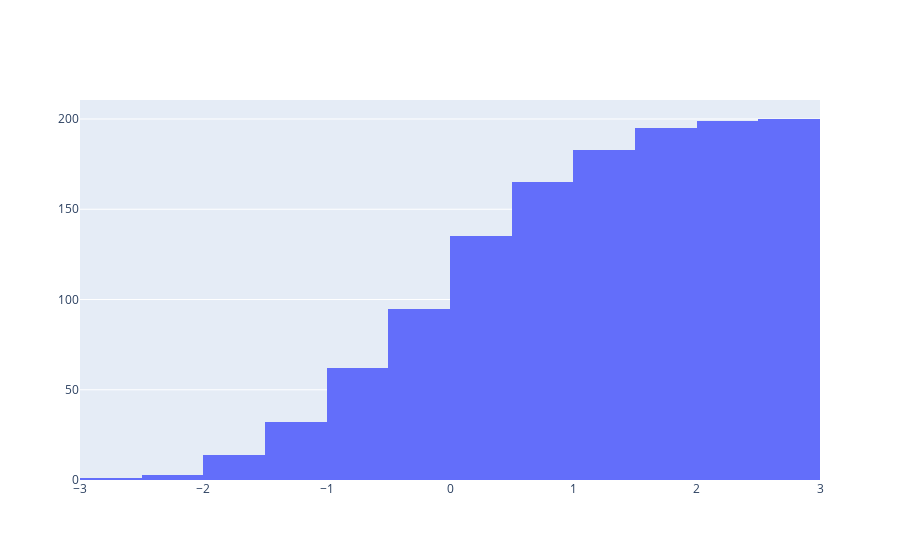

Notebook code cell kept with this figure:
### Code cell
data = [hist]

offline.iplot(data)

### Figure 1 — Plotly figure (JSON) as saved in the notebook; plotly's stock layout.template omitted (floating-point values rounded to 4 significant figures; data arrays with more than 128 entries replaced by an {"elided": "..."} marker saying what was removed)
{"data": [{"cumulative": {"enabled": true}, "type": "histogram", "x": {"elided": "200 float values"}}], "layout": {}}
